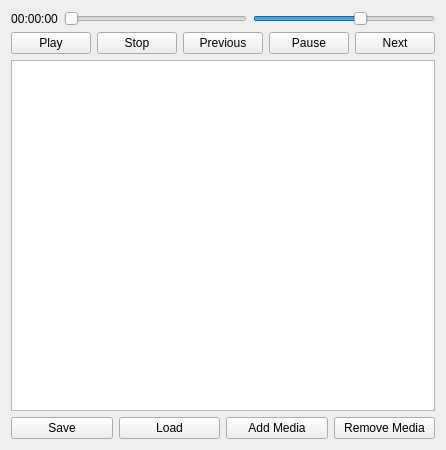
<?xml version="1.0" encoding="UTF-8"?>
<ui version="4.0">
 <class>klatoplayer</class>
 <widget class="QMainWindow" name="klatoplayer">
  <property name="geometry">
   <rect>
    <x>0</x>
    <y>0</y>
    <width>419</width>
    <height>450</height>
   </rect>
  </property>
  <property name="windowTitle">
   <string>klatoplayer</string>
  </property>
  <widget class="QWidget" name="centralWidget">
   <layout class="QVBoxLayout" name="verticalLayout">
    <item>
     <layout class="QGridLayout" name="gridLayout">
      <item row="0" column="0">
       <widget class="QLabel" name="label">
        <property name="text">
         <string>00:00:00</string>
        </property>
        <property name="textFormat">
         <enum>Qt::AutoText</enum>
        </property>
        <property name="alignment">
         <set>Qt::AlignCenter</set>
        </property>
       </widget>
      </item>
      <item row="0" column="2">
       <widget class="QSlider" name="volumeSlider">
        <property name="maximum">
         <number>100</number>
        </property>
        <property name="value">
         <number>60</number>
        </property>
        <property name="orientation">
         <enum>Qt::Horizontal</enum>
        </property>
       </widget>
      </item>
      <item row="0" column="1">
       <widget class="QSlider" name="timeSlider">
        <property name="maximum">
         <number>1000</number>
        </property>
        <property name="orientation">
         <enum>Qt::Horizontal</enum>
        </property>
       </widget>
      </item>
     </layout>
    </item>
    <item>
     <layout class="QHBoxLayout" name="horizontalLayout">
      <item>
       <widget class="QPushButton" name="playButton">
        <property name="text">
         <string>Play</string>
        </property>
       </widget>
      </item>
      <item>
       <widget class="QPushButton" name="stopButton">
        <property name="text">
         <string>Stop</string>
        </property>
       </widget>
      </item>
      <item>
       <widget class="QPushButton" name="previousButton">
        <property name="text">
         <string>Previous</string>
        </property>
       </widget>
      </item>
      <item>
       <widget class="QPushButton" name="pauseButton">
        <property name="text">
         <string>Pause</string>
        </property>
       </widget>
      </item>
      <item>
       <widget class="QPushButton" name="nextButton">
        <property name="text">
         <string>Next</string>
        </property>
       </widget>
      </item>
     </layout>
    </item>
    <item>
     <widget class="QListWidget" name="songList"/>
    </item>
    <item>
     <layout class="QHBoxLayout" name="horizontalLayout_3">
      <item>
       <widget class="QPushButton" name="savePlaylistButton">
        <property name="text">
         <string>Save</string>
        </property>
       </widget>
      </item>
      <item>
       <widget class="QPushButton" name="loadPlaylistButton">
        <property name="text">
         <string>Load</string>
        </property>
       </widget>
      </item>
      <item>
       <widget class="QPushButton" name="addMediaButton">
        <property name="text">
         <string>Add Media</string>
        </property>
       </widget>
      </item>
      <item>
       <widget class="QPushButton" name="removeMediaButton">
        <property name="text">
         <string>Remove Media</string>
        </property>
       </widget>
      </item>
     </layout>
    </item>
   </layout>
  </widget>
 </widget>
 <layoutdefault spacing="6" margin="11"/>
 <resources/>
 <connections/>
</ui>
